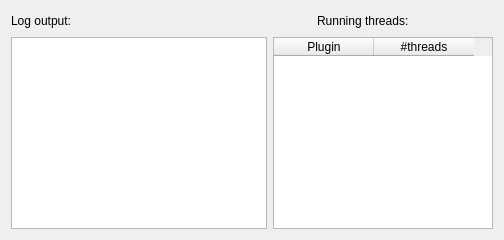
      <widget class="QWidget" name="tab_9" >
       <attribute name="title" >
        <string>Log</string>
       </attribute>
       <layout class="QHBoxLayout" >
        <item>
         <layout class="QVBoxLayout" >
          <item>
           <layout class="QHBoxLayout" >
            <item>
             <widget class="QLabel" name="label_12" >
              <property name="text" >
               <string>Log output:</string>
              </property>
             </widget>
            </item>
            <item>
             <spacer>
              <property name="orientation" >
               <enum>Qt::Horizontal</enum>
              </property>
              <property name="sizeType" >
               <enum>QSizePolicy::Expanding</enum>
              </property>
              <property name="sizeHint" stdset="0" >
               <size>
                <width>40</width>
                <height>20</height>
               </size>
              </property>
             </spacer>
            </item>
           </layout>
          </item>
          <item>
           <widget class="QTextEdit" name="bgLogTextEdit" >
            <property name="readOnly" >
             <bool>true</bool>
            </property>
           </widget>
          </item>
         </layout>
        </item>
        <item>
         <layout class="QVBoxLayout" >
          <item>
           <layout class="QHBoxLayout" >
            <item>
             <widget class="QLabel" name="label_13" >
              <property name="sizePolicy" >
               <sizepolicy vsizetype="Fixed" hsizetype="Fixed" >
                <horstretch>0</horstretch>
                <verstretch>0</verstretch>
               </sizepolicy>
              </property>
              <property name="text" >
               <string>Running threads:</string>
              </property>
             </widget>
            </item>
            <item>
             <spacer>
              <property name="orientation" >
               <enum>Qt::Horizontal</enum>
              </property>
              <property name="sizeType" >
               <enum>QSizePolicy::Preferred</enum>
              </property>
              <property name="sizeHint" stdset="0" >
               <size>
                <width>40</width>
                <height>20</height>
               </size>
              </property>
             </spacer>
            </item>
           </layout>
          </item>
          <item>
           <widget class="QTableWidget" name="pluginStatusTable" >
            <property name="sizePolicy" >
             <sizepolicy vsizetype="Expanding" hsizetype="Fixed" >
              <horstretch>0</horstretch>
              <verstretch>0</verstretch>
             </sizepolicy>
            </property>
            <property name="maximumSize" >
             <size>
              <width>220</width>
              <height>16777215</height>
             </size>
            </property>
            <column>
             <property name="text" >
              <string>Plugin</string>
             </property>
            </column>
            <column>
             <property name="text" >
              <string>#threads</string>
             </property>
            </column>
           </widget>
          </item>
         </layout>
        </item>
       </layout>
      </widget>
